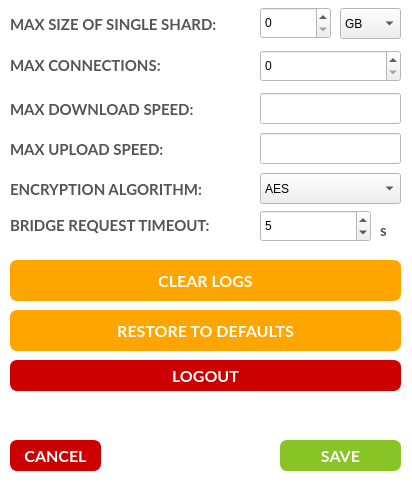
<?xml version="1.0" encoding="UTF-8"?>
<ui version="4.0">
 <class>ClientConfiguration</class>
 <widget class="QDialog" name="ClientConfiguration">
  <property name="geometry">
   <rect>
    <x>0</x>
    <y>0</y>
    <width>412</width>
    <height>483</height>
   </rect>
  </property>
  <property name="palette">
   <palette>
    <active>
     <colorrole role="Base">
      <brush brushstyle="SolidPattern">
       <color alpha="255">
        <red>255</red>
        <green>255</green>
        <blue>255</blue>
       </color>
      </brush>
     </colorrole>
     <colorrole role="Window">
      <brush brushstyle="SolidPattern">
       <color alpha="255">
        <red>255</red>
        <green>255</green>
        <blue>255</blue>
       </color>
      </brush>
     </colorrole>
    </active>
    <inactive>
     <colorrole role="Base">
      <brush brushstyle="SolidPattern">
       <color alpha="255">
        <red>255</red>
        <green>255</green>
        <blue>255</blue>
       </color>
      </brush>
     </colorrole>
     <colorrole role="Window">
      <brush brushstyle="SolidPattern">
       <color alpha="255">
        <red>255</red>
        <green>255</green>
        <blue>255</blue>
       </color>
      </brush>
     </colorrole>
    </inactive>
    <disabled>
     <colorrole role="Base">
      <brush brushstyle="SolidPattern">
       <color alpha="255">
        <red>255</red>
        <green>255</green>
        <blue>255</blue>
       </color>
      </brush>
     </colorrole>
     <colorrole role="Window">
      <brush brushstyle="SolidPattern">
       <color alpha="255">
        <red>255</red>
        <green>255</green>
        <blue>255</blue>
       </color>
      </brush>
     </colorrole>
    </disabled>
   </palette>
  </property>
  <property name="windowTitle">
   <string>Main settings - Storj GUI</string>
  </property>
  <property name="autoFillBackground">
   <bool>false</bool>
  </property>
  <property name="locale">
   <locale language="English" country="UnitedStates"/>
  </property>
  <widget class="QPushButton" name="logout_bt">
   <property name="geometry">
    <rect>
     <x>10</x>
     <y>360</y>
     <width>391</width>
     <height>31</height>
    </rect>
   </property>
   <property name="font">
    <font>
     <family>Lato</family>
     <pointsize>12</pointsize>
     <weight>75</weight>
     <bold>true</bold>
    </font>
   </property>
   <property name="styleSheet">
    <string notr="true">QPushButton {
	background-color: #CC0000;
	border: 1px solid #CC0000;
	color: #fff;
	border-radius: 7px;
}
QPushButton:hover{
	background-color: #bb0a0a;
	border-color: #bb0a0a;
}
QPushButton:active {
	background-color: #ce0e0e;
	border-color: #ce0e0e;
}</string>
   </property>
   <property name="text">
    <string>LOGOUT</string>
   </property>
  </widget>
  <widget class="QLabel" name="label_5">
   <property name="geometry">
    <rect>
     <x>10</x>
     <y>14</y>
     <width>251</width>
     <height>21</height>
    </rect>
   </property>
   <property name="font">
    <font>
     <family>Lato</family>
     <pointsize>11</pointsize>
     <weight>75</weight>
     <bold>true</bold>
    </font>
   </property>
   <property name="text">
    <string>&lt;html&gt;&lt;head/&gt;&lt;body&gt;&lt;p&gt;&lt;span style=&quot; color:#555555;&quot;&gt;MAX SIZE OF SINGLE SHARD:&lt;/span&gt;&lt;/p&gt;&lt;/body&gt;&lt;/html&gt;</string>
   </property>
  </widget>
  <widget class="QSpinBox" name="connections_onetime">
   <property name="geometry">
    <rect>
     <x>260</x>
     <y>50</y>
     <width>141</width>
     <height>32</height>
    </rect>
   </property>
  </widget>
  <widget class="QLabel" name="label_19">
   <property name="geometry">
    <rect>
     <x>10</x>
     <y>56</y>
     <width>171</width>
     <height>20</height>
    </rect>
   </property>
   <property name="font">
    <font>
     <family>Lato</family>
     <pointsize>11</pointsize>
     <weight>75</weight>
     <bold>true</bold>
    </font>
   </property>
   <property name="text">
    <string>&lt;html&gt;&lt;head/&gt;&lt;body&gt;&lt;p&gt;&lt;span style=&quot; color:#555555;&quot;&gt;MAX CONNECTIONS:&lt;/span&gt;&lt;/p&gt;&lt;/body&gt;&lt;/html&gt;</string>
   </property>
  </widget>
  <widget class="QPushButton" name="clear_logs_bt">
   <property name="geometry">
    <rect>
     <x>10</x>
     <y>260</y>
     <width>391</width>
     <height>41</height>
    </rect>
   </property>
   <property name="font">
    <font>
     <family>Lato</family>
     <pointsize>12</pointsize>
     <weight>75</weight>
     <bold>true</bold>
    </font>
   </property>
   <property name="styleSheet">
    <string notr="true">QPushButton:pressed {

}
QPushButton {
	background-color: #ffa500;
	border: 1px solid #ffa500;
	color: #fff;
	border-radius: 7px;
}
</string>
   </property>
   <property name="text">
    <string>CLEAR LOGS</string>
   </property>
  </widget>
  <widget class="QComboBox" name="shard_size_unit">
   <property name="geometry">
    <rect>
     <x>340</x>
     <y>8</y>
     <width>61</width>
     <height>31</height>
    </rect>
   </property>
   <property name="currentIndex">
    <number>1</number>
   </property>
   <item>
    <property name="text">
     <string>MB</string>
    </property>
   </item>
   <item>
    <property name="text">
     <string>GB</string>
    </property>
   </item>
   <item>
    <property name="text">
     <string>TB</string>
    </property>
   </item>
   <item>
    <property name="text">
     <string>PB</string>
    </property>
   </item>
  </widget>
  <widget class="QSpinBox" name="max_shard_size">
   <property name="geometry">
    <rect>
     <x>260</x>
     <y>7</y>
     <width>71</width>
     <height>32</height>
    </rect>
   </property>
  </widget>
  <widget class="QLineEdit" name="max_download_bandwidth">
   <property name="enabled">
    <bool>false</bool>
   </property>
   <property name="geometry">
    <rect>
     <x>260</x>
     <y>93</y>
     <width>141</width>
     <height>31</height>
    </rect>
   </property>
  </widget>
  <widget class="QLabel" name="label_7">
   <property name="enabled">
    <bool>false</bool>
   </property>
   <property name="geometry">
    <rect>
     <x>10</x>
     <y>100</y>
     <width>211</width>
     <height>16</height>
    </rect>
   </property>
   <property name="font">
    <font>
     <family>Lato</family>
     <pointsize>11</pointsize>
     <weight>75</weight>
     <bold>true</bold>
    </font>
   </property>
   <property name="text">
    <string>&lt;html&gt;&lt;head/&gt;&lt;body&gt;&lt;p&gt;&lt;span style=&quot; color:#555555;&quot;&gt;MAX DOWNLOAD SPEED:&lt;/span&gt;&lt;/p&gt;&lt;/body&gt;&lt;/html&gt;</string>
   </property>
  </widget>
  <widget class="QLineEdit" name="max_upload_bandwidth">
   <property name="enabled">
    <bool>false</bool>
   </property>
   <property name="geometry">
    <rect>
     <x>260</x>
     <y>133</y>
     <width>141</width>
     <height>31</height>
    </rect>
   </property>
  </widget>
  <widget class="QLabel" name="label_8">
   <property name="enabled">
    <bool>false</bool>
   </property>
   <property name="geometry">
    <rect>
     <x>10</x>
     <y>140</y>
     <width>191</width>
     <height>16</height>
    </rect>
   </property>
   <property name="font">
    <font>
     <family>Lato</family>
     <pointsize>11</pointsize>
     <weight>75</weight>
     <bold>true</bold>
    </font>
   </property>
   <property name="text">
    <string>&lt;html&gt;&lt;head/&gt;&lt;body&gt;&lt;p&gt;&lt;span style=&quot; color:#555555;&quot;&gt;MAX UPLOAD SPEED:&lt;/span&gt;&lt;/p&gt;&lt;/body&gt;&lt;/html&gt;</string>
   </property>
  </widget>
  <widget class="QPushButton" name="restore_to_default_bt">
   <property name="geometry">
    <rect>
     <x>10</x>
     <y>310</y>
     <width>391</width>
     <height>41</height>
    </rect>
   </property>
   <property name="font">
    <font>
     <family>Lato</family>
     <pointsize>12</pointsize>
     <weight>75</weight>
     <bold>true</bold>
    </font>
   </property>
   <property name="styleSheet">
    <string notr="true">QPushButton:pressed {

}
QPushButton {
	background-color: #ffa500;
	border: 1px solid #ffa500;
	color: #fff;
	border-radius: 7px;
}
</string>
   </property>
   <property name="text">
    <string>RESTORE TO DEFAULTS</string>
   </property>
  </widget>
  <widget class="QLabel" name="label_9">
   <property name="enabled">
    <bool>false</bool>
   </property>
   <property name="geometry">
    <rect>
     <x>10</x>
     <y>180</y>
     <width>221</width>
     <height>16</height>
    </rect>
   </property>
   <property name="font">
    <font>
     <family>Lato</family>
     <pointsize>11</pointsize>
     <weight>75</weight>
     <bold>true</bold>
    </font>
   </property>
   <property name="text">
    <string>&lt;html&gt;&lt;head/&gt;&lt;body&gt;&lt;p&gt;&lt;span style=&quot; color:#555555;&quot;&gt;ENCRYPTION ALGORITHM:&lt;/span&gt;&lt;/p&gt;&lt;/body&gt;&lt;/html&gt;</string>
   </property>
  </widget>
  <widget class="QComboBox" name="shard_size_unit_2">
   <property name="geometry">
    <rect>
     <x>260</x>
     <y>173</y>
     <width>141</width>
     <height>31</height>
    </rect>
   </property>
   <property name="currentIndex">
    <number>0</number>
   </property>
   <item>
    <property name="text">
     <string>AES</string>
    </property>
   </item>
  </widget>
  <widget class="QPushButton" name="apply_bt">
   <property name="geometry">
    <rect>
     <x>280</x>
     <y>440</y>
     <width>121</width>
     <height>31</height>
    </rect>
   </property>
   <property name="font">
    <font>
     <family>Lato</family>
     <pointsize>12</pointsize>
     <weight>75</weight>
     <bold>true</bold>
    </font>
   </property>
   <property name="styleSheet">
    <string notr="true">QPushButton:hover{
  background-color: #83bf20;
  border-color: #83bf20;
}
QPushButton:active {
  background-color: #93cc36;
  border-color: #93cc36;
}
QPushButton{
  background-color: #88c425;
	border: 1px solid #88c425;
	color: #fff;
	border-radius: 7px;
}</string>
   </property>
   <property name="text">
    <string>SAVE</string>
   </property>
  </widget>
  <widget class="QPushButton" name="cancel_bt">
   <property name="geometry">
    <rect>
     <x>10</x>
     <y>440</y>
     <width>91</width>
     <height>31</height>
    </rect>
   </property>
   <property name="font">
    <font>
     <family>Lato</family>
     <pointsize>12</pointsize>
     <weight>75</weight>
     <bold>true</bold>
    </font>
   </property>
   <property name="styleSheet">
    <string notr="true">QPushButton {
	background-color: #CC0000;
	border: 1px solid #CC0000;
	color: #fff;
	border-radius: 7px;
}
QPushButton:hover{
	background-color: #bb0a0a;
	border-color: #bb0a0a;
}
QPushButton:active {
	background-color: #ce0e0e;
	border-color: #ce0e0e;
}</string>
   </property>
   <property name="text">
    <string>CANCEL</string>
   </property>
  </widget>
  <widget class="QSpinBox" name="bridge_request_timeout">
   <property name="geometry">
    <rect>
     <x>260</x>
     <y>210</y>
     <width>111</width>
     <height>32</height>
    </rect>
   </property>
   <property name="minimum">
    <number>1</number>
   </property>
   <property name="maximum">
    <number>3600</number>
   </property>
   <property name="value">
    <number>5</number>
   </property>
  </widget>
  <widget class="QLabel" name="label_20">
   <property name="geometry">
    <rect>
     <x>10</x>
     <y>216</y>
     <width>241</width>
     <height>20</height>
    </rect>
   </property>
   <property name="font">
    <font>
     <family>Lato</family>
     <pointsize>11</pointsize>
     <weight>75</weight>
     <bold>true</bold>
    </font>
   </property>
   <property name="text">
    <string>&lt;html&gt;&lt;head/&gt;&lt;body&gt;&lt;p&gt;&lt;span style=&quot; color:#555555;&quot;&gt;BRIDGE REQUEST TIMEOUT:&lt;/span&gt;&lt;/p&gt;&lt;/body&gt;&lt;/html&gt;</string>
   </property>
  </widget>
  <widget class="QLabel" name="label_21">
   <property name="geometry">
    <rect>
     <x>380</x>
     <y>220</y>
     <width>20</width>
     <height>21</height>
    </rect>
   </property>
   <property name="font">
    <font>
     <family>Lato</family>
     <pointsize>11</pointsize>
     <weight>75</weight>
     <bold>true</bold>
    </font>
   </property>
   <property name="text">
    <string>&lt;html&gt;&lt;head/&gt;&lt;body&gt;&lt;p&gt;&lt;span style=&quot; color:#555555;&quot;&gt;s&lt;/span&gt;&lt;/p&gt;&lt;/body&gt;&lt;/html&gt;</string>
   </property>
  </widget>
 </widget>
 <tabstops>
  <tabstop>max_shard_size</tabstop>
  <tabstop>shard_size_unit</tabstop>
  <tabstop>connections_onetime</tabstop>
  <tabstop>max_download_bandwidth</tabstop>
  <tabstop>max_upload_bandwidth</tabstop>
  <tabstop>shard_size_unit_2</tabstop>
  <tabstop>clear_logs_bt</tabstop>
  <tabstop>restore_to_default_bt</tabstop>
  <tabstop>logout_bt</tabstop>
  <tabstop>cancel_bt</tabstop>
  <tabstop>apply_bt</tabstop>
 </tabstops>
 <resources/>
 <connections/>
</ui>
